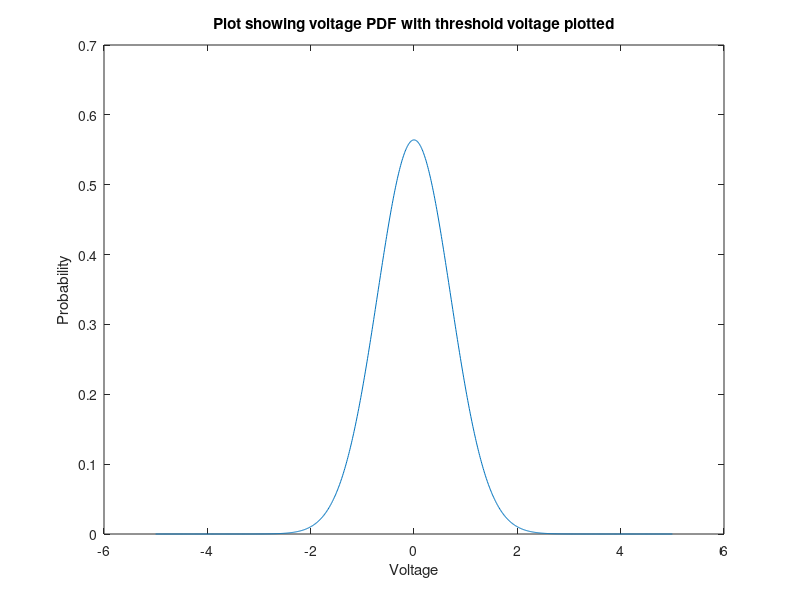

Here is the MATLAB script that generated this plot: (Note: this script raises an error after producing the figure.)
% pfa = 10e-4;
% pd = 0.999;
% 
% loc_pfa = norminv(pfa)
% loc_pd  = norminv(1-0.999);
% 
% %Noise only distribution
% x_H0 = -3:.1:3;
% pd_H0 = makedist('Normal')
% pdf_normal_H0 = pdf(pd_H0,x_H0);
% plot(x_H0,pdf_normal)
% hold on
% 
% %Noise and signal distribution
% x_H1 = -3:.1:3;
% pd_H1 = makedist('Normal')
% pdf_normal_H1 = pdf(pd_H1,x_H1);

% 
% xline(loc_pd)
% 
% 
close all

pfa = 10e-4;

%% Voltage Distribution 

x = -5:.01:5;
sigma = (2^(-.5));
pd = makedist('Normal','Sigma',sigma);

figure
plot(x, pdf(pd,x))

xlabel("Voltage")
ylabel("Probability")
title("Plot showing voltage PDF with threshold voltage plotted")

%% Threshold Voltage

%inverse of the cumulative normal distribution
x_loc = 1 - norminv(pfa, sigma);
hold on
xline(x_loc)


%% CUMULATIVE VOLTAGE DISTRIBUTION

figure

plot(x,erf(x))
hold on
xline(erfinv())

xlabel("voltage")
ylabel("cumulative probability")
title("CDF of voltage")










